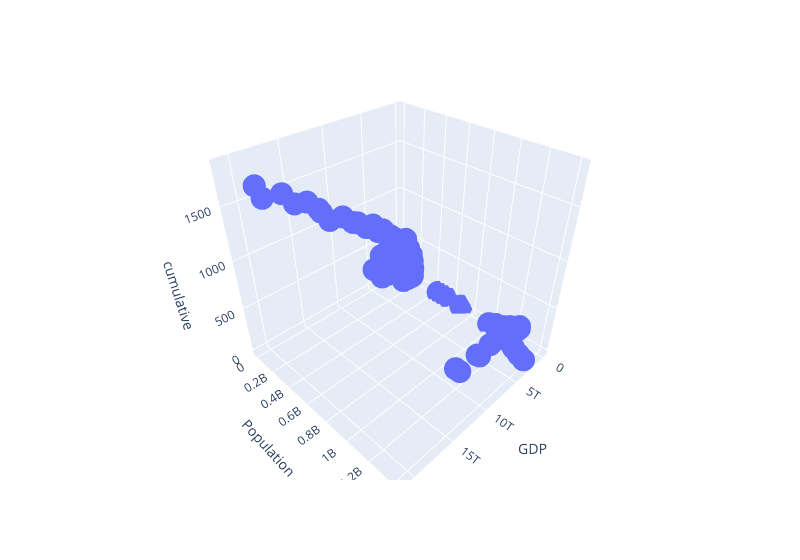

The notebook cell this image was saved under:
### Code cell
fig = px.scatter_3d(result, x="GDP", y="Population", z="cumulative", width=800)
fig.update_layout(legend=dict(x=0,y=1))
fig.show()

### Figure 1 — Plotly figure (JSON) as saved in the notebook; plotly's stock layout.template omitted (floating-point values rounded to 4 significant figures; data arrays with more than 128 entries replaced by an {"elided": "..."} marker saying what was removed)
{"data": [{"hovertemplate": "GDP=%{x}<br>Population=%{y}<br>cumulative=%{z}<extra></extra>", "legendgroup": "", "marker": {"color": "#636efa", "symbol": "circle"}, "mode": "markers", "name": "", "scene": "scene", "showlegend": false, "type": "scatter3d", "x": {"elided": "1030 float values"}, "y": {"elided": "1030 int values"}, "z": {"elided": "1030 int values"}}], "layout": {"legend": {"tracegroupgap": 0, "x": 0, "y": 1}, "margin": {"t": 60}, "scene": {"domain": {"x": [0, 1], "y": [0, 1]}, "xaxis": {"title": {"text": "GDP"}}, "yaxis": {"title": {"text": "Population"}}, "zaxis": {"title": {"text": "cumulative"}}}, "width": 800}}
